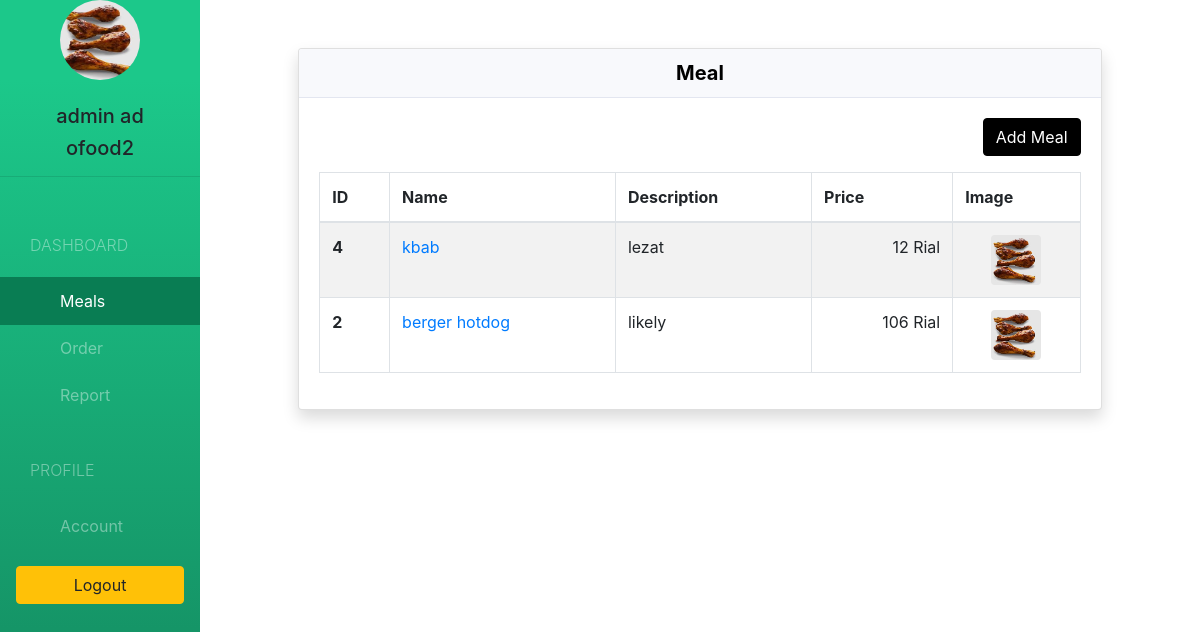
Page /restaurant/meal/ (signed in) on the committed database.
### coreapp/models.py (models this page shows, shortened)
class Restaurant(models.Model):
    user = models.OneToOneField(User , on_delete=models.CASCADE, related_name='restaurant')
    name = models.CharField(max_length=255)
    phone = models.CharField(max_length=255)
    address= models.CharField(max_length=255)
    logo = models.ImageField(upload_to='restaurant_images/')

class Meal(models.Model):
    restaurant = models.ForeignKey(Restaurant, on_delete=CASCADE , related_name='restaurant')
    name = models.CharField(max_length=255)
    short_description = models.TextField(max_length=500)
    image = models.ImageField(upload_to='restaurant_images/')
    price = models.IntegerField(default=0)

### coreapp/views.py (the view)
# urls.py: path('restaurant/meal/',views.restaurant_meal , name = 'restaurant_meal' ),
@login_required(login_url = '/restaurant/sign_in/')
def restaurant_meal(request):
    meals = Meal.objects.filter(restaurant= request.user.restaurant).order_by("-id")
    return render(request, 'restaurant/meal.html',{
        "meals":meals
    })

### coreapp/templates/restaurant/meal.html (shortened to what this page needs)
{% extends 'restaurant/base.html' %}
{%block body %}
<div class="row">
    <div class="col-md-10 offset-md-1">
        <div class="card shadow text-white mb-3 mt-5">
            <div class="card-header text-center">
                <h5 class="m-0 font-weight-bold text-black"> Meal </h5>
            </div>
            <div class="card-body">
                <span class="float-right mb-3">
                    <form method="post"action="{% url 'restaurant_add_meal' %}" style="display: inline">
                        <button type="submit" class="btn btn-black">Add Meal</button>
                    </form>
                </span>
                    <table class="table table-striped table-bordered">
                        <thead>
                            <tr>
                            <th scope="col">ID</th>
                            <th scope="col">Name</th>
                            <th scope="col">Description</th>
                            <th scope="col">Price</th>
                            <th scope="col">Image</th>
                            </tr>
                        </thead>
                        <tbody>
                            {% for meal in meals %}
                                <tr class="align-middle">
                                    <th scope="row">{{ meal.id }}</th>
                                    <td>
                                        <a href="{% url 'restaurant_edit_meal' meal.id %}">{{ meal.name }}</a>
                                    </td>
                                    <td>{{ meal.short_description }}</td>
                                    <td class="text-right">{{meal.price}} Rial</td>
                                    <td class="text-center">
                                       <img src="{{ meal.image.url}}" class="rounded" width="50" height="50" alt="">
                                    </td>
                                </tr>
                            {% endfor %}
                        </tbody>
                    </table>
            </div>
        </div>
    </div>
</div>
{% endblock %}

### coreapp/templates/restaurant/base.html (shortened to what this page needs)
{% extends 'restaurant/layout.html' %}
{% block sidebar %}
{% url 'restaurant_meal' as restaurant_meal_url %}
{% url 'restaurant_order' as restaurant_order_url %}
{% url 'restaurant_report' as restaurant_report_url %}
{% url 'restaurant_account' as restaurant_account_url %}
<div class="text-center mt4">
  <img src="{{ request.user.restaurant.logo.url }}" class="rounded-circle"  width="80" height="80" alt="">
  <br><br>
  <h5>{{ request.user.get_full_name }}</h5>
  <h5>{{ request.user.restaurant.name }}</h5>
</div>
<hr>
<div class="list-group">
  <span class="text-uppercase">Dashboard</span>
   <a href="{% url 'restaurant_meal' %}"
     class="list-group-item {% if request.path == restaurant_meal_url %} active {% endif %}">Meals</a>
   <a href="{% url 'restaurant_order' %}"
     class="list-group-item {% if request.path == restaurant_order_url %} active {% endif %}">
     Order
    </a>
   <a href="{% url 'restaurant_report' %}"
      class="list-group-item {% if request.path == restaurant_report_url %} active {% endif %}">Report</a>
  <span class="text-uppercase">Profile</span>
     <a href="{% url 'restaurant_account' %}"
     class="list-group-item {% if request.path == restaurant_account_url %} active {% endif %}">Account</a>
</div>
<div class="text-center my-3 mx-3">
    <form
        method="post"
        action="{% url 'restaurant_sign_out' %}"
        style="display: inline"
      >
        <button type="submit" class="btn btn-warning btn-block">Logout</button>
    </form>
</div>
{% endblock %}

### coreapp/statics/css/styles.css (style rules this page uses)
.btn-black { color: rgb(255, 255, 255); background-color: black; border-color: black; }
.sidebar .list-group > span { color: #ffffff66; display: block; margin-top: 20px; padding: 20px 30px; font-size: 16px; font-weight: 300; }
.sidebar .list-group .list-group-item { background-color: transparent; color: #ffffff66; border: 0; padding-left: 60px; padding-right: 30px; }
.sidebar .list-group .list-group-item.active, .sidebar .list-group .list-group-item:focus, .sidebar .list-group .list-group-item:hover { background-color: #097d53; color: white; }
.card-header { padding: 0.75rem 1.25rem; margin-bottom: 0; background-color: #f8f9fc; border-bottom: 1px solid #e3e6f0; }
.card-body { color: #919295; }
.text-black { color: black; }

### rows in the picture
Meal: id "4", name "kbab", short_description "lezat", price "12", image (picture)
Meal: id "2", name "berger hotdog", short_description "likely", price "106", image (picture)

### other values in the picture
{{ request.user.get_full_name }} "admin ad"
{{ request.user.restaurant.name }} "ofood2"
